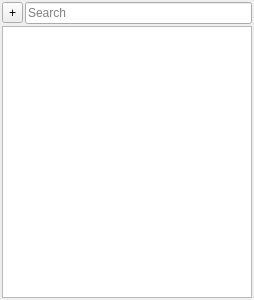
<?xml version="1.0" encoding="UTF-8"?>
<ui version="4.0">
 <class>HierarchyBrowser</class>
 <widget class="QWidget" name="HierarchyBrowser">
  <property name="geometry">
   <rect>
    <x>0</x>
    <y>0</y>
    <width>254</width>
    <height>300</height>
   </rect>
  </property>
  <property name="windowTitle">
   <string>Hierarchy</string>
  </property>
  <property name="windowIcon">
   <iconset resource="../../../res/WorldEditor.qrc">
    <normaloff>:/Style/styles/dark/icons/tree.png</normaloff>:/Style/styles/dark/icons/tree.png</iconset>
  </property>
  <layout class="QVBoxLayout" name="verticalLayout">
   <property name="spacing">
    <number>2</number>
   </property>
   <property name="leftMargin">
    <number>2</number>
   </property>
   <property name="topMargin">
    <number>2</number>
   </property>
   <property name="rightMargin">
    <number>2</number>
   </property>
   <property name="bottomMargin">
    <number>2</number>
   </property>
   <item>
    <layout class="QHBoxLayout" name="horizontalLayout">
     <property name="spacing">
      <number>2</number>
     </property>
     <item>
      <widget class="QToolButton" name="toolButton">
       <property name="text">
        <string>+</string>
       </property>
       <property name="icon">
        <iconset resource="../../../res/WorldEditor.qrc">
         <normaloff>:/Style/styles/dark/icons/plus.png</normaloff>:/Style/styles/dark/icons/plus.png</iconset>
       </property>
       <property name="iconSize">
        <size>
         <width>13</width>
         <height>13</height>
        </size>
       </property>
       <property name="popupMode">
        <enum>QToolButton::InstantPopup</enum>
       </property>
      </widget>
     </item>
     <item>
      <widget class="QLineEdit" name="lineEdit">
       <property name="placeholderText">
        <string>Search</string>
       </property>
      </widget>
     </item>
    </layout>
   </item>
   <item>
    <widget class="TreeView" name="treeView">
     <property name="editTriggers">
      <set>QAbstractItemView::EditKeyPressed</set>
     </property>
     <property name="dragDropMode">
      <enum>QAbstractItemView::InternalMove</enum>
     </property>
     <property name="selectionMode">
      <enum>QAbstractItemView::ExtendedSelection</enum>
     </property>
     <property name="expandsOnDoubleClick">
      <bool>false</bool>
     </property>
     <attribute name="headerVisible">
      <bool>false</bool>
     </attribute>
     <attribute name="headerMinimumSectionSize">
      <number>20</number>
     </attribute>
     <attribute name="headerDefaultSectionSize">
      <number>20</number>
     </attribute>
     <attribute name="headerStretchLastSection">
      <bool>false</bool>
     </attribute>
    </widget>
   </item>
  </layout>
 </widget>
 <customwidgets>
  <customwidget>
   <class>TreeView</class>
   <extends>QTreeView</extends>
   <header>screens/objecthierarchy/hierarchybrowser.h</header>
  </customwidget>
 </customwidgets>
 <resources>
  <include location="../../../res/WorldEditor.qrc"/>
 </resources>
 <connections/>
</ui>
